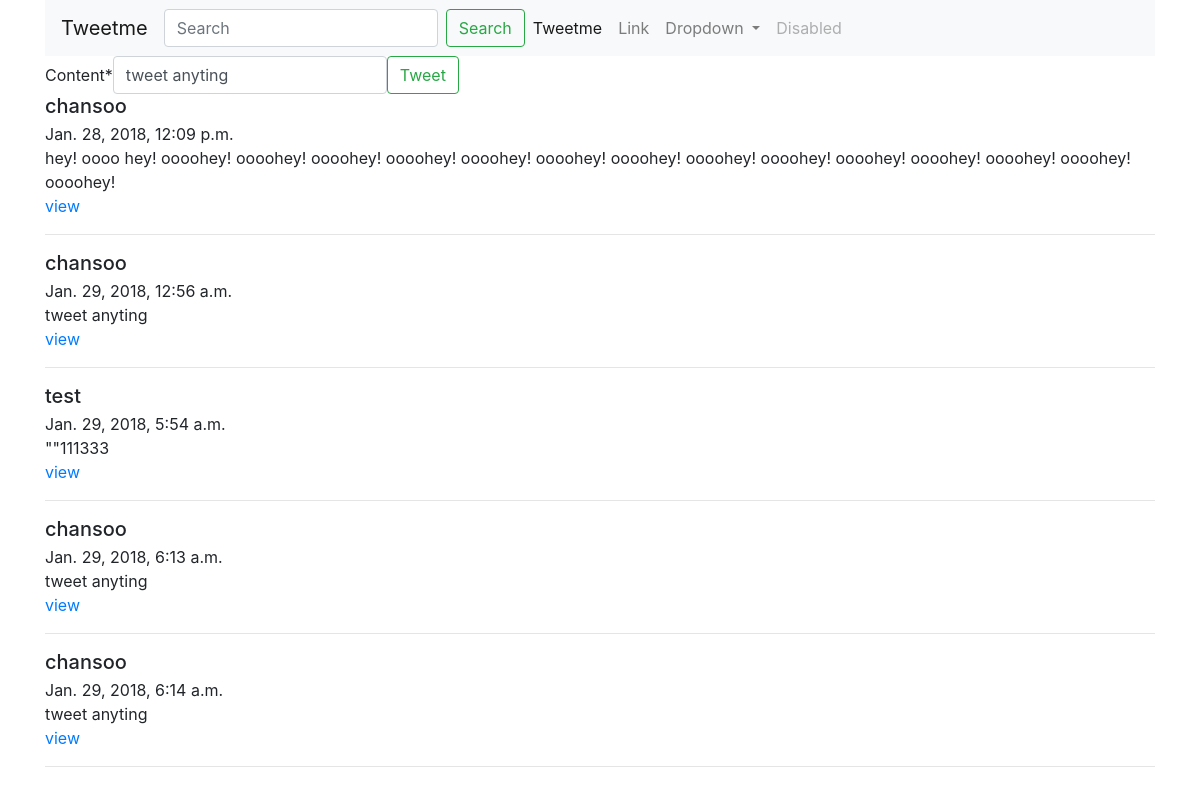
The app's page /, older data.
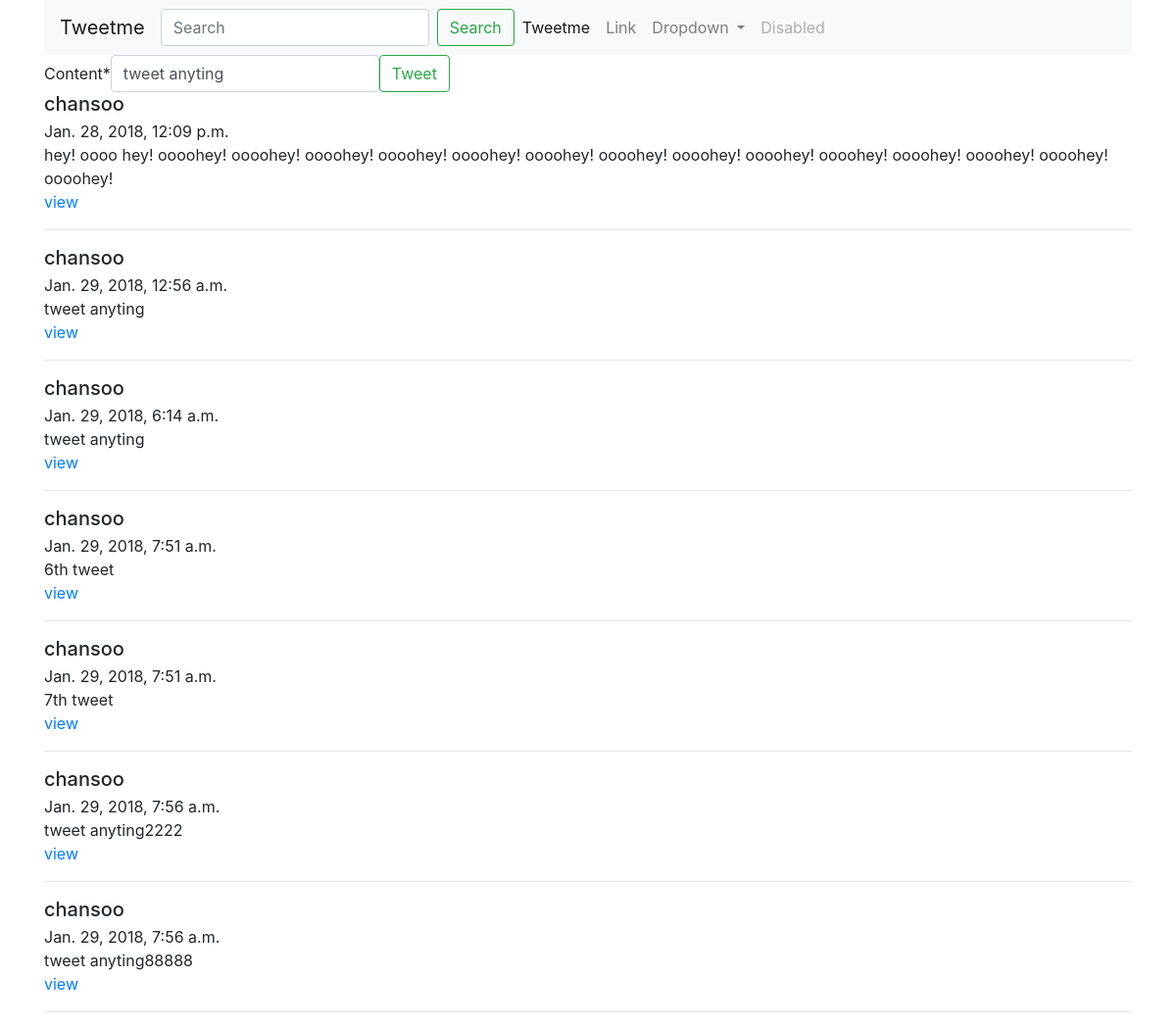
The same page, newer data.
### tweets/models.py (models this page shows, shortened)
class Tweet(models.Model):
    user        = models.ForeignKey(settings.AUTH_USER_MODEL, default=1)
    content     = models.CharField(max_length=140, default="tweet anyting", validators=[validate_content])
    updated_at  = models.DateTimeField(auto_now=True)
    timestamp   = models.DateTimeField(auto_now_add=True)
    def get_absolute_url(self):
        return reverse("tweets:detail", kwargs={'pk':self.pk})

### tweets/views.py (the view)
# urls.py: url(r'^$', TweetListView.as_view(), name='home'),
class TweetListView(ListView):
    def get_queryset(self, *args, **kwargs):
        qs = Tweet.objects.all()
        print(self.request.GET)
        query = self.request.GET.get("q", None)
        if query is not None:
            qs = qs.filter(
                Q(content__icontains=query) |
                Q(user__username__icontains=query)
            )
        return qs
    def get_context_data(self, *args, **kwargs):
        context = super(TweetListView, self).get_context_data(*args, **kwargs)
        context['create_form'] = TweetModelForm()
        context['create_url'] = reverse_lazy("tweets:create")
        return context

### tweets/forms.py
class TweetModelForm(forms.ModelForm):
    class Meta:
        model = Tweet
        fields = [
            "content",
        ]

### tweets/templates/tweets/tweet_list.html (shortened to what this page needs)
{% extends "base.html" %}
{% block content %}
    <ul class="list-unstyled">
    {% if not request.GET.q %}
            {% include "tweets/form.html" with form=create_form action_url=create_url btn_title='Tweet' %}
    {% endif %}
    {% for object in object_list %}
        <li class="media">
            <div class="media-body">
                <h5 class="mt-0 mb-1">{{ object.user }}</h5>
                {{ object.timestamp }}<br>
                {{ object.content }}<br>
                <a href="{{ object.get_absolute_url}}">view</a>
            </div>
        </li>
        <hr/>
    </ul>
    {% empty %}
        {% if request.GET.q %}
            <p> no tweet found</p>
        {% else %}
            <p>No tweets yet.</p>
        {% endif %}
    {% endfor %}
{% endblock content %}

### templates/base.html (shortened to what this page needs)
{% load static %}
<html lang="en">
    <head>
        <link href="{% static 'css/bootstrap.min.css' %}" rel="stylesheet">
    </head>
    <body>
        <div class="container">
            {% include "navbar.html" %}
            {% block content %}
            {% endblock %}
        </div>
    </body>
</html>

### templates/navbar.html (shortened to what this page needs)
<nav class="navbar navbar-expand-lg navbar-light bg-light">
  <a class="navbar-brand" href="{% url 'home' %}">Tweetme</a>
  {% include "tweets/search_form.html" %}
  <div class="collapse navbar-collapse" id="navbarSupportedContent">
    <ul class="navbar-nav mr-auto">
      <li class="nav-item active">
        <a class="nav-link" href="{% url 'home' %}">Tweetme <span class="sr-only">(current)</span></a>
      </li>
      <li class="nav-item">
        <a class="nav-link" href="#">Link</a>
      </li>
      <li class="nav-item dropdown">
        <a class="nav-link dropdown-toggle" href="#" id="navbarDropdown" role="button" data-toggle="dropdown" aria-haspopup="true" aria-expanded="false">
          Dropdown
        </a>
      </li>
      <li class="nav-item">
        <a class="nav-link disabled" href="#">Disabled</a>
      </li>
    </ul>
  </div>
</nav>

### tweets/templates/tweets/search_form.html (shortened to what this page needs)
<form method="GET" action="{% url 'tweets:list' %}" class="form-inline my-2 my-lg-0">
    <input type="text" placeholder="Search" value="{{ request.GET.q }}" class="form-control mr-sm-2" name="q" aria-describedby="emailHelp" />
    <input type="submit" class="btn btn-outline-success my-2 my-sm-0" value="Search" />
</form>

### tweets/templates/tweets/form.html (shortened to what this page needs)
{% load crispy_forms_tags %}
<form class="form-inline my-2 my-lg-0" method="POST" action="{% if action_url %}{{ action_url }}{% endif %}">
    {{ form|crispy }}
    <input type="submit" value="{{ btn_title }}" class="btn btn-outline-success my-2 my-sm-0"/>
</form>

Row changes from the older to the newer data that the page shows:
removed Tweet: user "test", timestamp "Jan. 29, 2018, 5:54 a.m.", content "\"\"111333"
removed Tweet: user "chansoo", timestamp "Jan. 29, 2018, 6:13 a.m.", content "tweet anyting"
added Tweet: user "chansoo", timestamp "Jan. 29, 2018, 7:51 a.m.", content "6th tweet"
added Tweet: user "chansoo", timestamp "Jan. 29, 2018, 7:51 a.m.", content "7th tweet"
added Tweet: user "chansoo", timestamp "Jan. 29, 2018, 7:56 a.m.", content "tweet anyting2222"
added Tweet: user "chansoo", timestamp "Jan. 29, 2018, 7:56 a.m.", content "tweet anyting88888"
